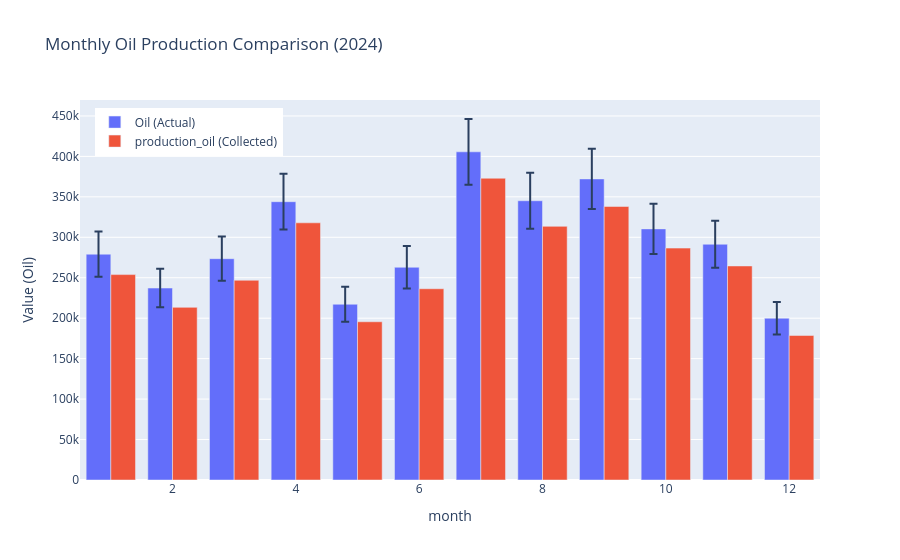

This figure's notebook cell:
### Code cell
# Oil Generation comparison

plot_monthly_comparison_with_tolerance(df_monthly_actual_2024,
                                       df_prod_monthly_2024,
                                       month_col='month',
                                       actual_col='Oil',
                                       collected_col='production_oil',
                                       tolerance=0.1,
                                       title="Monthly Oil Production Comparison (2024)")

### Figure 1 — Plotly figure (JSON) as saved in the notebook; plotly's stock layout.template omitted (floating-point values rounded to 4 significant figures)
{"data": [{"error_y": {"array": [27910.0, 23730.0, 27350.0, 34400.0, 21720.0, 26290.0, 40570.0, 34520.0, 37210.0, 31040.0, 29140.0, 20000.0], "arrayminus": [27910.0, 23730.0, 27350.0, 34400.0, 21720.0, 26290.0, 40570.0, 34520.0, 37210.0, 31040.0, 29140.0, 20000.0], "type": "data"}, "name": "Oil (Actual)", "type": "bar", "x": [1, 2, 3, 4, 5, 6, 7, 8, 9, 10, 11, 12], "y": [279116, 237262, 273542, 344013, 217219, 262935, 405652, 345156, 372137, 310399, 291404, 199980]}, {"name": "production_oil (Collected)", "type": "bar", "x": [1, 2, 3, 4, 5, 6, 7, 8, 9, 10, 11, 12], "y": [253913, 213385, 246868, 317885, 195576, 236411, 372996, 313527, 338102, 286630, 264563, 178620]}], "layout": {"barmode": "group", "legend": {"x": 0.02, "y": 0.98}, "title": {"text": "Monthly Oil Production Comparison (2024)"}, "xaxis": {"title": {"text": "month"}}, "yaxis": {"title": {"text": "Value (Oil)"}}}}
